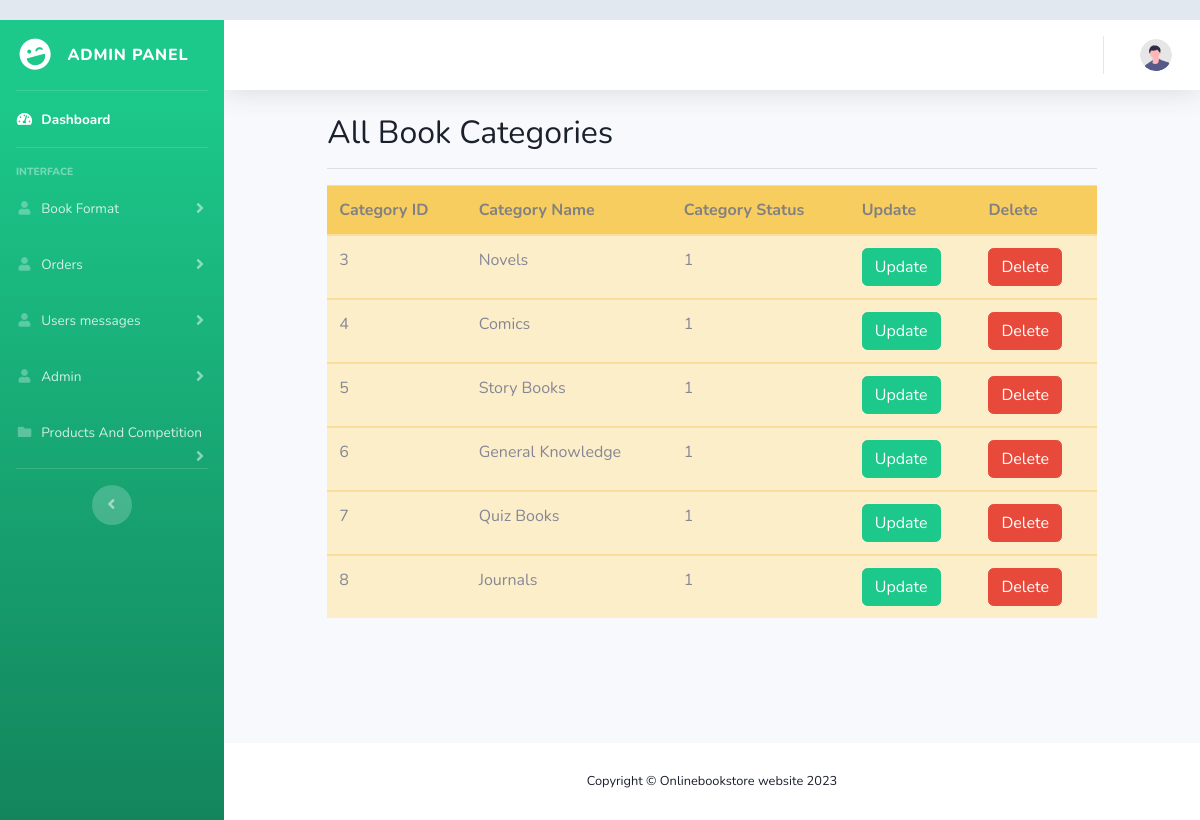
/adminpanel/viewcat.php, run on the app's committed database.
### tables this page shows
CREATE TABLE `books_categorey` (
  `cid` int(11) NOT NULL,
  `categorey_name` varchar(255) NOT NULL,
  `cat_status` tinyint(4) NOT NULL DEFAULT 1
);

### adminpanel/viewcat.php (the view)
<?php
include('admin/includes/header.php');
include('admin/includes/sidebar.php');
include('admin/includes/topbar.php');
?>
    <div class="container">
        <div class="row justify-content-center">
            <div class="col-xl-10 col-lg-12 col-md-9">
                <h2>All Book Categories </h2>
                <hr>
                <?php
                include('config.php');
                $fetch_cat = "SELECT * FROM `books_categorey`";
                $fetch_result = mysqli_query($connection, $fetch_cat);
                if(mysqli_num_rows($fetch_result) > 0){
                ?>
            <table class="table table-warning">
                <thead class="bg-warning p-2 text-dark bg-opacity-10" style="opacity: 75%;">
                    <tr>
                    <th scope="col">Category ID</th>
                    <th scope="col">Category Name</th>
                    <th scope="col">Category Status</th>
                    <th scope="col">Update</th>
                    <th scope="col">Delete</th>
                    </tr>
                </thead>
                <?php while($row = mysqli_fetch_assoc($fetch_result)){ ?>
                <tbody>
                    <tr>
                    <td scope="row"><?php echo $row['cid']; ?></td>
                    <td><?php echo $row['categorey_name']; ?></td>
                    <td><?php echo $row['cat_status']; ?></td>
                    <td ><a href="update-category.php?cat_id=<?php echo $row['cid'];?>" class="btn btn-success">Update</a></td>
                    <td ><a href="delete-categorey.php?cat_id=<?php echo $row['cid'];?>" class="btn btn-danger">Delete</a></td>
                </tr>
                </tbody>
                <?php } ?>
            </table>
            <?php
                }
            ?>
            </div>
        </div>
    </div>
</body>
</html>
<?php
include('admin/includes/footer.php');
?>

### adminpanel/css/userprofile.css (style rules this page uses)
body { margin-top:20px; color: #1a202c; text-align: left; background-color: #e2e8f0; }

### data on the page
books_categorey: cid "3", categorey_name "Novels", cat_status "1"
books_categorey: cid "4", categorey_name "Comics", cat_status "1"
books_categorey: cid "5", categorey_name "Story Books", cat_status "1"
books_categorey: cid "6", categorey_name "General Knowledge", cat_status "1"
books_categorey: cid "7", categorey_name "Quiz Books", cat_status "1"
books_categorey: cid "8", categorey_name "Journals", cat_status "1"
